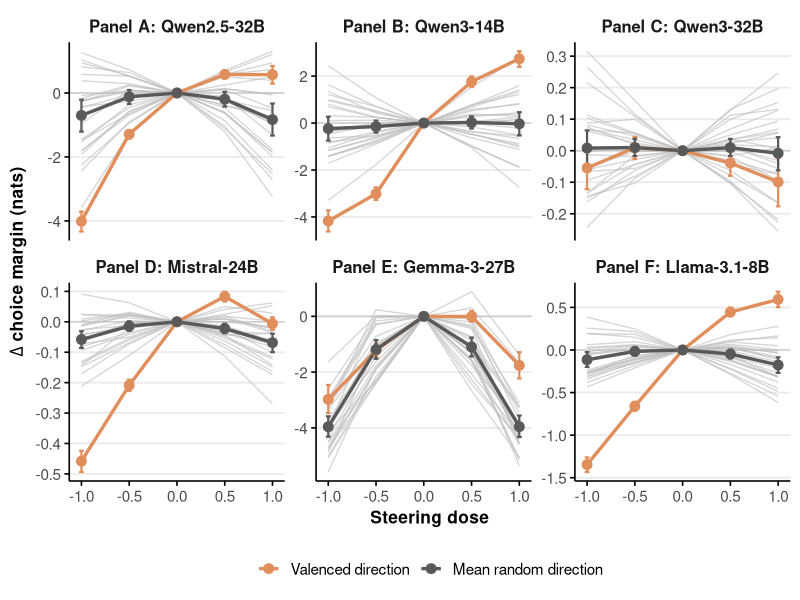

The R source for this figure:
##########################################
# AI WELFARE PROJECT
##########################################
# Appendix Figure A3: Fixed-text injection in the other models
##########################################

#=================================
# 1. Setup and configuration
#=================================

library(tidyverse)
library(ggplot2)

# Run this script from the repository root directory.
dir.create("figures", showWarnings = FALSE)

theme_set(
  theme_minimal(base_size = 14) +
    theme(
      plot.title = element_text(hjust = 0.5, size = 15, face = "bold"),
      strip.text = element_text(size = 12, face = "bold"),
      axis.title = element_text(size = 12.5, face = "bold"),
      axis.text = element_text(size = 11),
      axis.line = element_line(colour = "black", linewidth = 0.55),
      axis.ticks = element_line(colour = "black", linewidth = 0.55),
      panel.grid.minor = element_blank(),
      panel.grid.major.x = element_blank(),
      legend.position = "bottom",
      legend.title = element_blank(),
      legend.text = element_text(size = 11),
      plot.background = element_rect(fill = "white", colour = NA),
      panel.background = element_rect(fill = "white", colour = NA)
    )
)

primary_colour <- hcl.colors(9, palette = "Heat")[4]
series_colours <- c("valenced" = primary_colour, "random_mean" = "grey35")
series_labels <- c("valenced" = "Valenced direction", "random_mean" = "Mean random direction")
model_order <- c("Qwen2.5-32B", "Qwen3-14B", "Qwen3-32B", "Mistral-24B", "Gemma-3-27B", "Llama-3.1-8B")

#=================================
# 2. Data loading and preparation
#=================================

data <- read_csv(
  "experiment_results_csv/figureA3.csv",
  show_col_types = FALSE
) %>%
  mutate(model = factor(model, levels = model_order))

stopifnot(
  n_distinct(data$model) == 6,
  setequal(data$panel, "steered_minus_clean_margin"),
  n_distinct(data$direction_index[data$series == "random_direction"]) == 24,
  n_distinct(data$dose) == 5
)

random_directions <- data %>%
  filter(series == "random_direction")

summary_lines <- data %>%
  filter(series %in% c("valenced", "random_mean")) %>%
  mutate(series = factor(series, levels = c("valenced", "random_mean")))

panel_labels <- setNames(
  str_c("Panel ", LETTERS[1:6], ": ", model_order),
  model_order
)

#=================================
# 3. Create figure
#=================================

figureA3 <- ggplot() +
  geom_hline(yintercept = 0, colour = "grey80", linewidth = 0.5) +
  geom_line(
    data = random_directions,
    aes(x = dose, y = estimate, group = interaction(model, direction_index)),
    colour = "grey75",
    linewidth = 0.45,
    alpha = 0.65
  ) +
  geom_errorbar(
    data = summary_lines,
    aes(x = dose, ymin = ci_low, ymax = ci_high, colour = series),
    width = 0.05,
    linewidth = 0.75
  ) +
  geom_line(
    data = summary_lines,
    aes(x = dose, y = estimate, colour = series, group = interaction(model, series)),
    linewidth = 1.15
  ) +
  geom_point(
    data = summary_lines,
    aes(x = dose, y = estimate, colour = series),
    size = 3
  ) +
  facet_wrap(
    ~model,
    ncol = 3,
    scales = "free_y",
    labeller = as_labeller(panel_labels)
  ) +
  scale_colour_manual(values = series_colours, labels = series_labels) +
  scale_x_continuous(breaks = c(-1, -0.5, 0, 0.5, 1)) +
  labs(
    x = "Steering dose",
    y = expression(bold(Delta*" choice margin (nats)")),
    colour = NULL
  )

#=================================
# 4. Save figure
#=================================

ggsave(
  "figures/figureA3.png",
  figureA3,
  width = 12,
  height = 7.5,
  dpi = 300,
  bg = "white"
)
